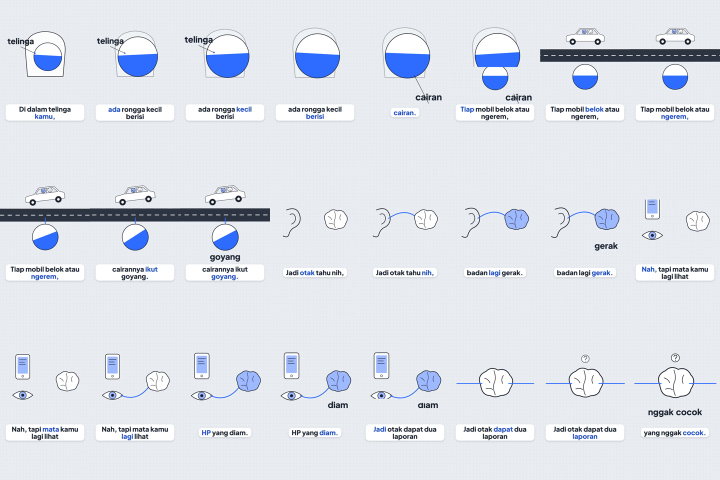
#> input picture Brandgini/test-produksi/lihat/ep02-gerak.png, 1440 x 960 px (shown at 1/2 size); its folder holds 2 pictures in this run
$ python sandingkan.py ../../../../Brandgini/test-produksi/lihat ../../../../Brandgini/test-produksi/lihat/ep02-gerak.png out.png
#> lines starting #> are read from the running program, lines starting #| are printed output that depends on the picture
#!/usr/bin/env python3
"""Lembar sanding: still kita di kiri, frame kiblat di kanan, supaya selisihnya terlihat sebelum render penuh.

Pakai:  python3 sandingkan.py <folder still kita> <sheet kiblat atau folder frame kiblat> <keluaran.jpg>
Still diurutkan menurut nama file. Bila kiblat berupa satu contact sheet, sheet ditempel utuh di kanan.
"""
import os, sys
from PIL import Image, ImageDraw

def load_dir(d):
    fs = sorted(f for f in os.listdir(d) if f.lower().endswith((".png", ".jpg", ".jpeg")))
    return [(f, Image.open(os.path.join(d, f)).convert("RGB")) for f in fs]
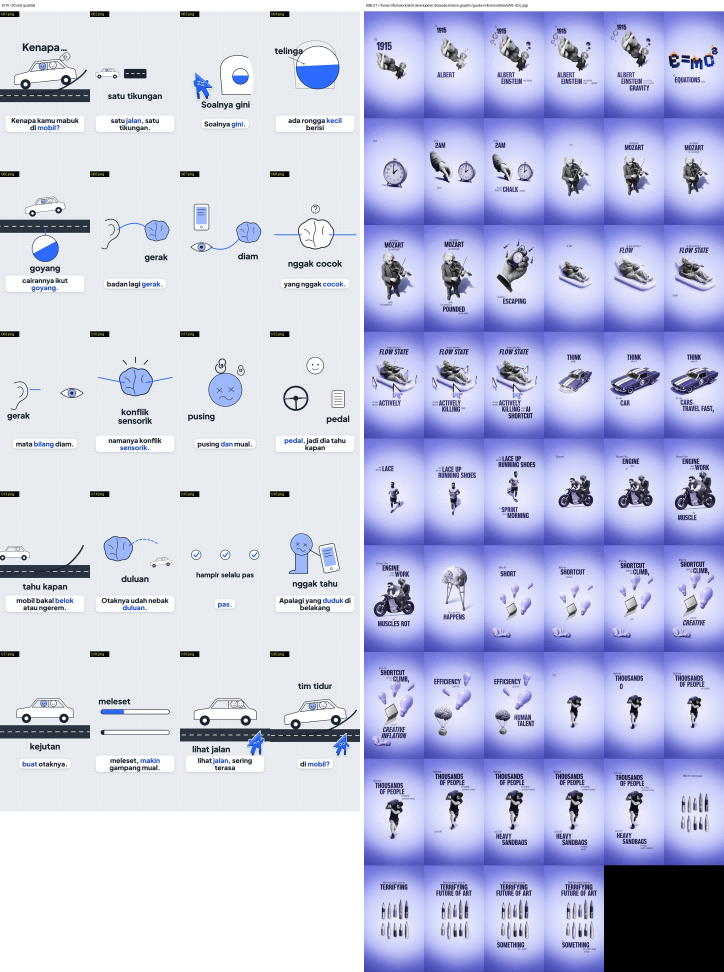
#> input picture Brandgini/test-produksi/lihat/ep02-sanding.jpg, 2172 x 2916 px (shown at 1/3 size)

def grid(items, cell_w, cols, label=True):
    if not items: return Image.new("RGB", (cell_w * cols, 60), (40, 0, 0))
    r = items[0][1].height / items[0][1].width; cell_h = int(cell_w * r)
    rows = (len(items) + cols - 1) // cols
    S = Image.new("RGB", (cols * cell_w, rows * cell_h), (18, 18, 18))
    for i, (name, im) in enumerate(items):
        t = im.resize((cell_w, cell_h)); d = ImageDraw.Draw(t)
        if label:
            d.rectangle([0, 0, min(cell_w, 8 + 7 * len(name)), 16], fill=(0, 0, 0)); d.text((4, 2), name, fill=(255, 255, 0))
        S.paste(t, ((i % cols) * cell_w, (i // cols) * cell_h))
    return S

def main():
    if len(sys.argv) != 4: print(__doc__); sys.exit(1)
    ours, ref, out = sys.argv[1:]
    a = load_dir(ours)
#> a = 2 items
    if not a: print(f"GAGAL: tidak ada still di {ours}"); sys.exit(1)
    portrait = a[0][1].height > a[0][1].width
#> portrait = False
    L = grid(a, 270 if portrait else 420, 4 if portrait else 3)
#> in grid, `rows = (len(items) + cols - 1) // cols`: rows = 1
#> in grid, `S = Image.new("RGB", (cols * cell_w, rows * cell_h), (18, 18, 18))`: S: PIL image 1260x280 RGB; every value is 18
#> the loop in grid, `for i, (name, im) in enumerate(items):` made 2 passes
#> name on passes 1 to 2: 'ep02-gerak.png', 'ep02-sanding.jpg'
#> pass 1, in grid, `t = im.resize((cell_w, cell_h))`:
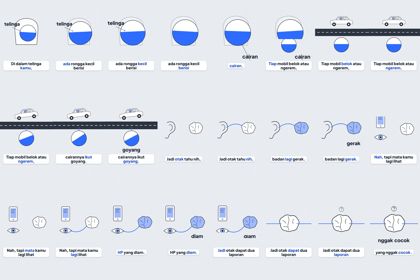
#> t: PIL image 420x280 RGB; mean R, G, B 222.2, 227.3, 235.4
#> pass 2, in grid, `t = im.resize((cell_w, cell_h))`:
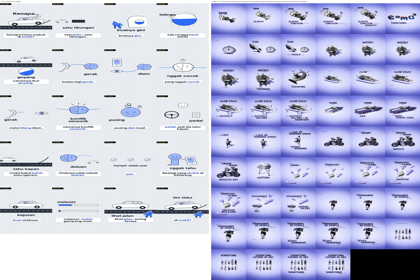
#> t: PIL image 420x280 RGB; mean R, G, B 193.5, 196.6, 225.8
#> after the loop in grid, `for i, (name, im) in enumerate(items):`:
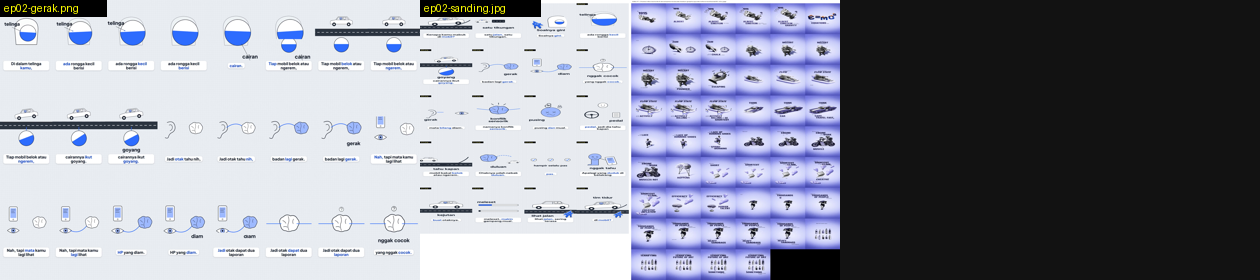
#> S: PIL image 1260x280 RGB; mean R, G, B 142.3, 145, 157.1
    if os.path.isdir(ref): R = grid(load_dir(ref), 270 if portrait else 420, 4 if portrait else 3)
    else:
        R = Image.open(ref).convert("RGB"); R = R.resize((L.width, int(R.height * L.width / R.width)))
#> in main, R is the input picture: PIL image 1440x960 RGB; mean R, G, B 222.3, 227.4, 235.5
#> after `R = R.resize((L.width, int(R.height * L.width / R.width)))`:
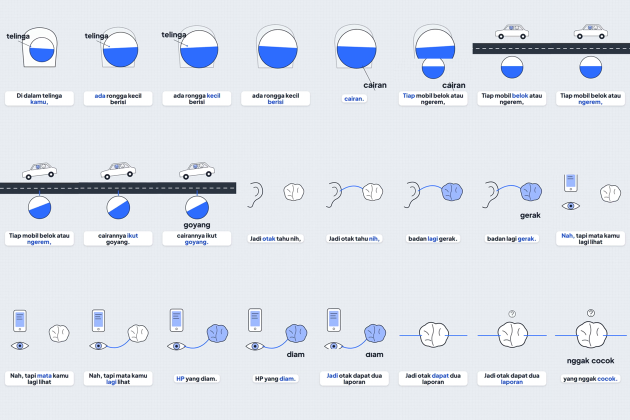
#> R: PIL image 1260x840 RGB (shown at 1/2 size); mean R, G, B 222.2, 227.3, 235.4
    H = max(L.height, R.height) + 34
#> H = 874
    S = Image.new("RGB", (L.width + R.width + 12, H), (255, 255, 255)); d = ImageDraw.Draw(S)
#> after `S = Image.new('RGB', (L.width + R.width + 12, H), (255, 255, 255))`: S: PIL image 2532x874 RGB; every value is 255
    d.text((6, 10), f"KITA  ({len(a)} still: {ours})", fill=(0, 0, 0)); d.text((L.width + 18, 10), f"KIBLAT  ({ref})", fill=(0, 0, 0))
    S.paste(L, (0, 34)); S.paste(R, (L.width + 12, 34))
#> after `S.paste(L, (0, 34))`:
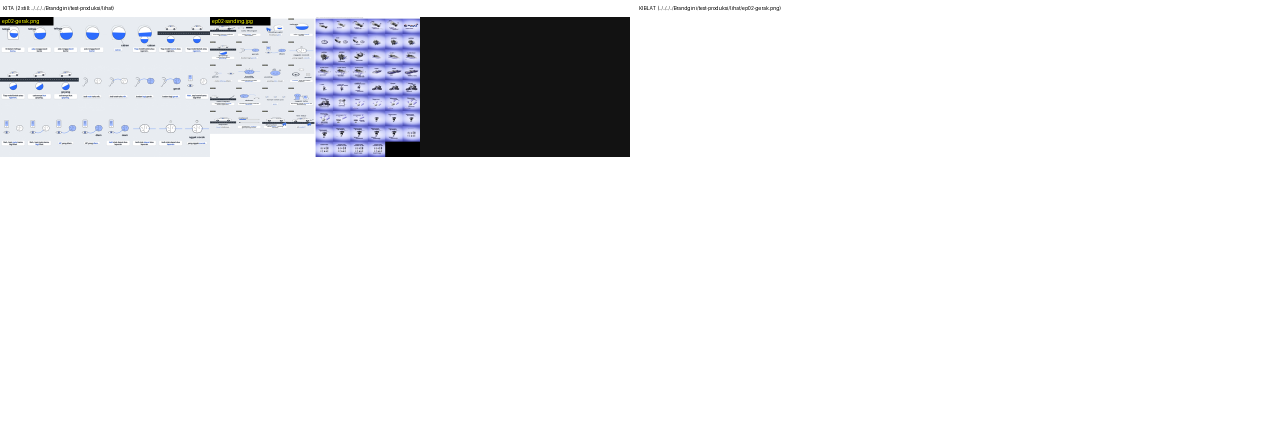
#> S: PIL image 2532x874 RGB (shown at 1/2 size); mean R, G, B 236.9, 237.3, 239.3
#> after `S.paste(R, (L.width + 12, 34))`:
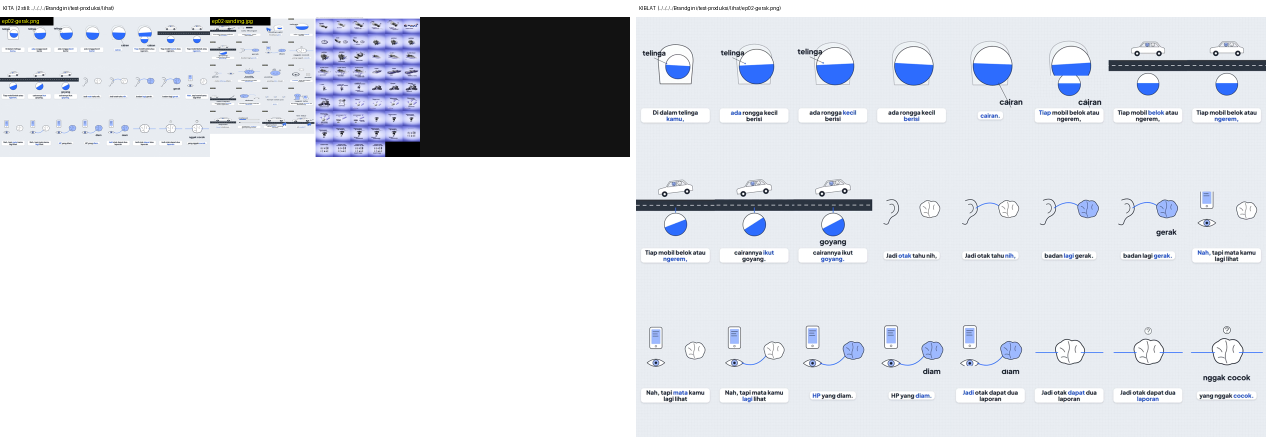
#> S: PIL image 2532x874 RGB (shown at 1/2 size); mean R, G, B 221.2, 224.1, 229.9
    os.makedirs(os.path.dirname(os.path.abspath(out)), exist_ok=True); S.save(out, quality=88)
    print(f"SANDING {out}  ({S.width}x{S.height}). Buka gambar ini, lalu isi qc/JURI.md per pertanyaan 'Yang harus terasa sama saat disandingkan' di kartu kiblat (kartu format lama: 'Cek kemiripan'), dijawab dari yang terlihat.")
#| SANDING out.png  (2532x874). Buka gambar ini, lalu isi qc/JURI.md per pertanyaan 'Yang harus terasa sama saat disandingkan' di kartu kiblat (kartu format lama: 'Cek kemiripan'), dijawab dari yang terlihat.

if __name__ == "__main__":
    main()
